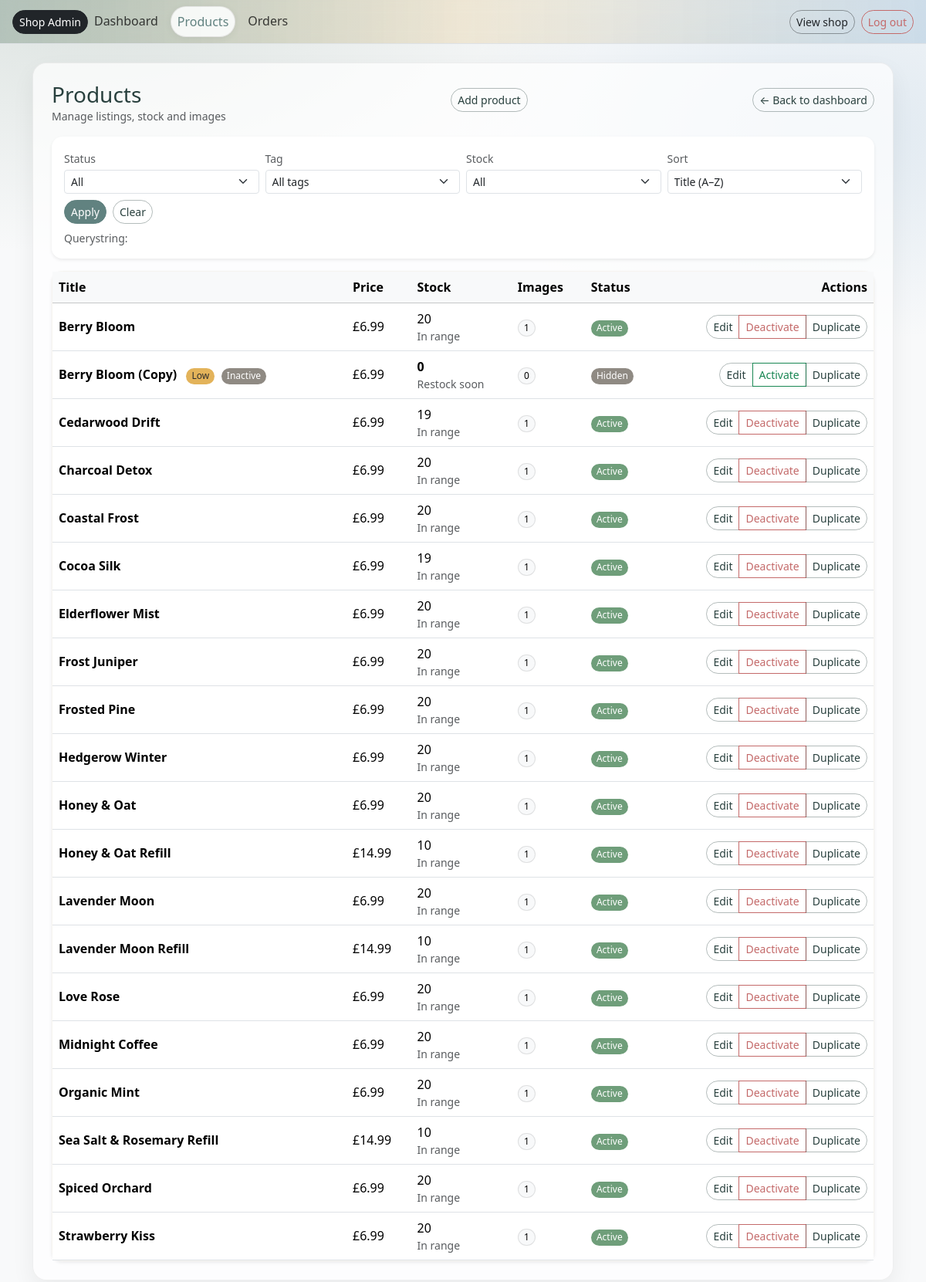
The page /owner/products/ (signed in) on the database its author committed.
### catalog/models.py (models this page shows, shortened)
class Product(models.Model):
    title = models.CharField(max_length=160)
    slug = models.SlugField(max_length=180, unique=True, blank=True)
    description = models.TextField(blank=True)
    scent = models.CharField(max_length=50, help_text="e.g. Lavender, Citrus")
    weight_g = models.PositiveIntegerField(help_text="Net weight in grams")
    price = models.DecimalField(max_digits=6, decimal_places=2)
    stock_qty = models.PositiveIntegerField(default=0)
    active = models.BooleanField(default=True)
    created_at = models.DateTimeField(auto_now_add=True)
    tags = models.CharField(
        max_length=250,
        blank=True,
        help_text="Comma-separated tags, e.g. winter, woody, refillable"
    )
    class Meta:
        ordering = ["title"]

### owner/views.py (the view)
# urls.py: path("products/", views.products, name="owner_products"),
@login_required
def products(request):
    active_status = request.GET.get("status", "").strip().lower()  # "" | "active" | "hidden"
    active_tag = request.GET.get("tag", "").strip().lower()        # e.g. "winter"
    active_stock = request.GET.get("stock", "").strip().lower()    # "" | "in" | "low" | "out"
    active_sort = request.GET.get("sort", "title").strip().lower() # "title" default
    low_threshold = getattr(settings, "LOW_STOCK_THRESHOLD", 5)
    qs = Product.objects.all()
    if active_status == "active":
        qs = qs.filter(active=True)
    elif active_status == "hidden":
        qs = qs.filter(active=False)
    if active_tag:
        qs = qs.filter(tags__icontains=active_tag)
    if active_stock == "out":
        qs = qs.filter(stock_qty=0)
    elif active_stock == "low":
        qs = qs.filter(stock_qty__gt=0, stock_qty__lte=low_threshold)
    elif active_stock == "in":
        qs = qs.filter(stock_qty__gt=low_threshold)
    sort_map = {
        "title": ["title"],
        "newest": ["-created_at", "title"],
        "price_asc": ["price", "title"],
        "price_desc": ["-price", "title"],
        "stock_asc": ["stock_qty", "title"],
        "stock_desc": ["-stock_qty", "title"],
    }
    if active_sort not in sort_map:
        active_sort = "title"
    qs = qs.order_by(*sort_map[active_sort])
    qs = qs.annotate(image_count=Count("images", distinct=True))
    raw_tags = Product.objects.exclude(tags="").values_list("tags", flat=True)
    tag_options = sorted({
        t.strip().lower()
        for row in raw_tags
        for t in row.split(",")
        if t.strip()
    })
    return render(request, "owner/products.html", {
        "products": qs,
        "LOW_STOCK_THRESHOLD": low_threshold,
        "active_status": active_status,
        "active_tag": active_tag,
        "active_stock": active_stock,
        "active_sort": active_sort,
        "tag_options": tag_options,
        "debug_qs": request.GET.urlencode(),
    })

### cart/context_processors.py (called while the page is built)
def cart_count(request):
    cart = get_or_create_cart(request)
    try:
        count = sum(i.qty for i in cart.items.all())
    except Exception:
        count = 0
    return {"cart_count": count}

### cart/utils.py (called while the page is built)
def get_or_create_cart(request):
    if not request.session.session_key:
        request.session.create()
    request.session.set_expiry(60 * 60 * 24 * 14)
    session_key = request.session.session_key
    if request.user.is_authenticated:
        cart, _ = Cart.objects.get_or_create(
            user=request.user,
            defaults={"session_key": session_key},
        )
    else:
        cart, _ = Cart.objects.get_or_create(
            user=None,
            session_key=session_key,
        )
    return cart

### owner/templates/owner/products.html (shortened to what this page needs)
{% extends "owner/base_owner.html" %}
{% block content %}
<div class="d-flex justify-content-between align-items-center mb-3">
  <div>
    <h1 class="h3 mb-0">Products</h1>
    <div class="text-muted small">Manage listings, stock and images</div>
  </div>
  <a class="btn btn-sm btn-outline-secondary mb-2" href="{% url 'owner:owner_product_create' %}">
    Add product
  </a>
  <a href="{% url 'owner:owner_dashboard' %}"
    class="btn btn-sm btn-outline-secondary mb-2">
    ← Back to dashboard
  </a>
</div>
<form method="get" class="card shadow-sm border-0 p-3 mb-3">
  <div class="row g-2 align-items-end">
    <div class="col-12 col-md-3">
      <label class="form-label small text-muted mb-1">Status</label>
      <select name="status" class="form-select form-select-sm">
        <option value="" {% if not active_status %}selected{% endif %}>All</option>
      </select>
    </div>
    <div class="col-12 col-md-3">
      <label class="form-label small text-muted mb-1">Tag</label>
      <select name="tag" class="form-select form-select-sm">
        <option value="" {% if not active_tag %}selected{% endif %}>All tags</option>
      </select>
    </div>
    <div class="col-12 col-md-3">
      <label class="form-label small text-muted mb-1">Stock</label>
      <select name="stock" class="form-select form-select-sm">
        <option value="" {% if not active_stock %}selected{% endif %}>All</option>
      </select>
    </div>
    <div class="col-12 col-md-3">
      <label class="form-label small text-muted mb-1">Sort</label>
      <select name="sort" class="form-select form-select-sm">
        <option value="title" {% if active_sort == "title" %}selected{% endif %}>Title (A–Z)</option>
      </select>
    </div>
    <div class="col-12 d-flex gap-2 mt-2">
      <button class="btn btn-primary btn-sm" type="submit">Apply</button>
      <a class="btn btn-outline-secondary btn-sm" href="{% url 'owner:owner_products' %}">Clear</a>
    </div>
    <div class="col-12">
      <div class="small text-muted">Querystring: {{ debug_qs }}</div>
    </div>
  </div>
</form>
<div class="card shadow-sm">
  <div class="table-responsive">
    <table class="table align-middle mb-0">
      <thead class="table-light">
        <tr>
          <th>Title</th>
          <th class="d-none d-md-table-cell"></th>
          <th>Price</th>
          <th>Stock</th>
          <th class="d-none d-md-table-cell">Images</th>
          <th>Status</th>
          <th class="text-end">Actions</th>
        </tr>
      </thead>
      <tbody>
        {% for p in products %}
          <tr>
            <td class="fw-semibold">
              {{ p.title }}
              {% if p.stock_qty <= LOW_STOCK_THRESHOLD %}
                <span class="badge text-bg-warning ms-2">Low</span>
              {% endif %}
              {% if not p.active %}
                <span class="badge text-bg-secondary ms-1">Inactive</span>
              {% endif %}
            </td>
            <td class="d-none d-md-table-cell">{{ p.product_type }}</td>
            <td>£{{ p.price }}</td>
            <td>
              <span class="{% if p.stock_qty <= LOW_STOCK_THRESHOLD %}fw-semibold{% endif %}">
                {{ p.stock_qty }}
              </span>
              <div class="text-muted small">
                {% if p.stock_qty <= LOW_STOCK_THRESHOLD %}
                  Restock soon
                {% else %}
                  In range
                {% endif %}
              </div>
            </td>
            <td class="d-none d-md-table-cell">
              <span class="badge text-bg-light border">{{ p.image_count }}</span>
            </td>
            <td>
              {% if p.active %}
                <span class="badge text-bg-success">Active</span>
              {% else %}
                <span class="badge text-bg-secondary">Hidden</span>
              {% endif %}
            </td>
            <td class="text-end">
              <div class="btn-group">
                <a class="btn btn-sm btn-outline-secondary"
                   href="{% url 'owner:owner_product_edit' p.pk %}">Edit</a>
                <a class="btn btn-sm {% if p.active %}btn-outline-danger{% else %}btn-outline-success{% endif %}"
                   href="{% url 'owner:owner_product_toggle' p.pk %}">
                  {% if p.active %}Deactivate{% else %}Activate{% endif %}
                </a>
                <a class="btn btn-sm btn-outline-secondary"
                  href="{% url 'owner:owner_product_duplicate' p.pk %}">
                  Duplicate
                </a>
              </div>
            </td>
          </tr>
        {% empty %}
          <tr>
            <td colspan="7" class="text-muted py-4 text-center">
              No products yet — create your first one.
            </td>
          </tr>
        {% endfor %}
      </tbody>
    </table>
  </div>
</div>
{% endblock %}

### static/css/base-admin.css (style rules this page uses)
:root { --bb-primary: #5f7f6b; --bb-secondary: #8f8a83; --bb-success: #6f9e7a; --bb-warning: #e3b35a; --bb-danger: #c46a6a; --bb-info: #7aa6c9; --bb-bg-soft: rgba(255, 255, 255, .85); --bb-border-soft: rgba(0, 0, 0, .08); --bb-shadow-soft: 0 12px 30px rgba(0, 0, 0, .06); }
body.bb-admin { background: radial-gradient(1200px 600px at 10% 0%, rgba(95, 127, 107, .18), transparent 55%), radial-gradient(900px 500px at 90% 10%, rgba(122, 166, 201, .20), transparent 55%), #f8f9fa; }
.btn-outline-secondary { background: var(--aa-primary); border-color: var(--aa-primary); color: #fff; }
.btn-outline-danger { border-color: var(--bb-danger); color: var(--bb-danger); }
.btn-primary { background: var(--bb-primary); border-color: var(--bb-primary); }
.badge { border-radius: 999px; font-weight: 500; padding: .35em .6em; }
.text-bg-success { background-color: var(--bb-success) !important; }
.text-bg-warning { background-color: var(--bb-warning) !important; color: #2d2d2d !important; }
.text-bg-secondary { background-color: var(--bb-secondary) !important; }
.text-bg-light.border { border-color: rgba(0, 0, 0, .10) !important; }

### static/css/base-user.css (style rules this page uses)
:root { --bb-btn-radius: 20px; --bb-primary: #618280; --bb-primary-dark: #29403e; --bb-cream: #f6f4f0; --bb-text: #333333; --bb-radius-pill: 999px; --bb-focus: rgba(97, 130, 128, 0.35); --bb-nav-bg: #6D8675; --bb-nav-text: #f6f4f0; --bb-nav-border: rgba(246, 244, 240, 0.18); --bb-nav-gap: 0.75rem; --bb-nav-height: 64px; --bb-nav-height-sm: 56px; --bb-logo-max: 90px; --bb-logo-max-sm: 90px; --bb-hit: 44px; --bb-radius: 12px; --bb-ink: #29403e; --bb-r-lg: 28px; --bb-r-md: 24px; --bb-r-sm: 20px; --bb-gap-lg: 28px; --bb-gap-md: 18px; --bb-gap-sm: 16px; --bb-glass-bg: rgba(255,255,255,0.28); --bb-glass-bg-dark: rgba(151,146,146,0.62); --bb-glass-blur: 10px; --bb-shadow: 0 20px 40px rgba(0,0,0,0.18); }
body { background-color: var(--bb-cream); color: var(--bb-text); font-family: system-ui, -apple-system, BlinkMacSystemFont, "Segoe UI", sans-serif; }
h1, .h1, h2, .h2, h3, .h3 { color: var(--bb-primary-dark); }
a { color: var(--bb-primary-dark); }
.btn { border-radius: var(--bb-btn-radius); }
.btn-primary { background-color: var(--bb-primary); border-color: var(--bb-primary); color: #fff; }
.btn-outline-secondary { color: var(--bb-primary-dark); border-color: rgba(41, 64, 62, 0.35); }
.card { border-radius: 0.85rem; border-color: var(--bb-cream); }

### rows shown on the page
Product: title "Berry Bloom", price "6.99", stock_qty "20", shows "In range", image_count "1", active "Active"
Product: title "Berry Bloom (Copy)", shows "Low", active "Inactive", price "6.99", stock_qty "0", shows "Restock soon", image_count "0"
Product: title "Cedarwood Drift", price "6.99", stock_qty "19", shows "In range", image_count "1", active "Active"
Product: title "Charcoal Detox", price "6.99", stock_qty "20", shows "In range", image_count "1", active "Active"
Product: title "Coastal Frost", price "6.99", stock_qty "20", shows "In range", image_count "1", active "Active"
Product: title "Cocoa Silk", price "6.99", stock_qty "19", shows "In range", image_count "1", active "Active"
Product: title "Elderflower Mist", price "6.99", stock_qty "20", shows "In range", image_count "1", active "Active"
Product: title "Frost Juniper", price "6.99", stock_qty "20", shows "In range", image_count "1", active "Active"
Product: title "Frosted Pine", price "6.99", stock_qty "20", shows "In range", image_count "1", active "Active"
Product: title "Hedgerow Winter", price "6.99", stock_qty "20", shows "In range", image_count "1", active "Active"
Product: title "Honey & Oat", price "6.99", stock_qty "20", shows "In range", image_count "1", active "Active"
Product: title "Honey & Oat Refill", price "14.99", stock_qty "10", shows "In range", image_count "1", active "Active"
Product: title "Lavender Moon", price "6.99", stock_qty "20", shows "In range", image_count "1", active "Active"
Product: title "Lavender Moon Refill", price "14.99", stock_qty "10", shows "In range", image_count "1", active "Active"
Product: title "Love Rose", price "6.99", stock_qty "20", shows "In range", image_count "1", active "Active"
Product: title "Midnight Coffee", price "6.99", stock_qty "20", shows "In range", image_count "1", active "Active"
Product: title "Organic Mint", price "6.99", stock_qty "20", shows "In range", image_count "1", active "Active"
Product: title "Sea Salt & Rosemary Refill", price "14.99", stock_qty "10", shows "In range", image_count "1", active "Active"
Product: title "Spiced Orchard", price "6.99", stock_qty "20", shows "In range", image_count "1", active "Active"
Product: title "Strawberry Kiss", price "6.99", stock_qty "20", shows "In range", image_count "1", active "Active"
